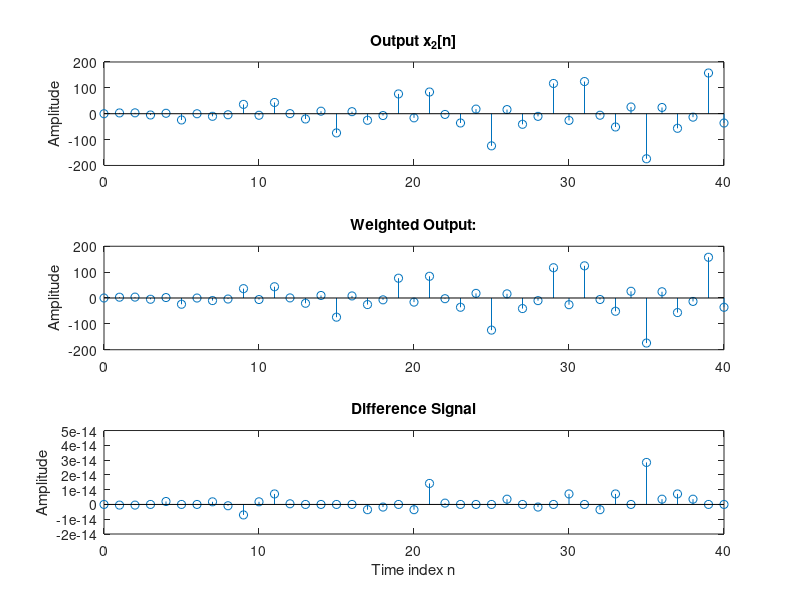

The MATLAB source for this figure:
clc; close all; clear all; 
n = 0:40;a = 2;b = -3;
x1 = cos(2*pi*0.1*n);x2 = cos(2*pi*0.4*n);x = a*x1 + b*x2;
y1 = (n .* x1) + [0 x1(1:40)];y2 = (n .* x2) + [0 x2(1:40)]; 
y = (n .* x) + [0 x(1:40)];yt = a*y1 + b*y2; d = y - yt;
subplot(3,1,1);stem(n,y);
ylabel('Amplitude');title('Output x_{2}[n]');
subplot(3,1,2);stem(n,yt);ylabel('Amplitude');title('Weighted Output:');
subplot(3,1,3);stem(n,d);
xlabel('Time index n');ylabel('Amplitude');
title('Difference Signal');
